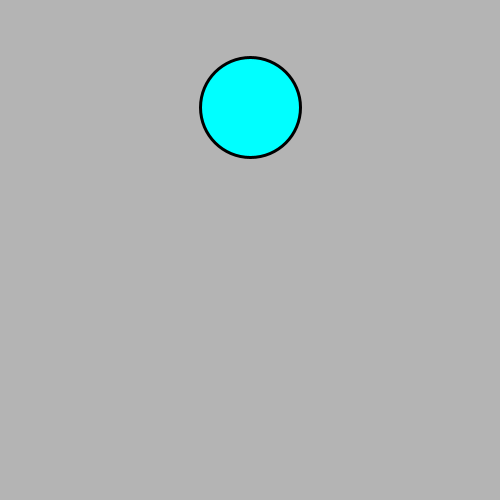
Frame 1 (no input)
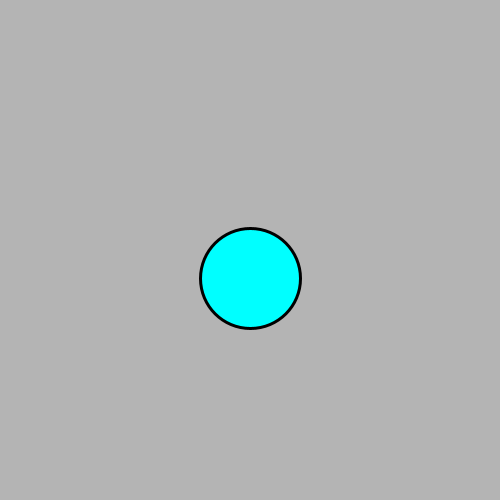
Frame 60 (the mouse pressed at the canvas centre just before this capture)
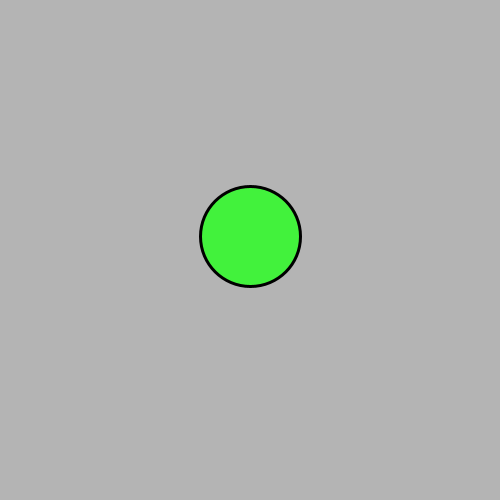
Frame 120 (the mouse held since frame 60 and released just before this capture)

The Processing sketch that drew these frames (run headless with seeded random() and noise(); from frame 60 on, the mouse is pressed at the canvas centre):

// Processing sketch: processing_66568
// ── processing_66568.pde

float x, y;
color col = color(0, 255, 255);
float speed = 0;
float gravity = 0.1;
float ediam = 100;


void setup () {
  size(500, 500);
  smooth();
  x = width/2;
  y = random(0, height/3);
}

void draw() {
  background(180);

  //display the ball
  ellipseMode(CENTER);
  fill(col);
  strokeWeight(3);
  ellipse(x, y, ediam, ediam);
  y = y + speed;
  speed = speed + gravity;
  if (y > height-ediam/2) {
    speed = speed * -0.95;
    col = color(random(255), random(255), random(255));
  }
}
